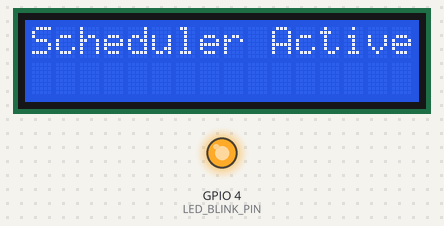
Simulated run of this sketch. Board: ESP32. Shown: 16×2 character LCD, output pins drawn as LEDs (lit = HIGH). What the sketch prints to the serial monitor is not drawn.

Above: at 0.12 s.
At 1.05 s:
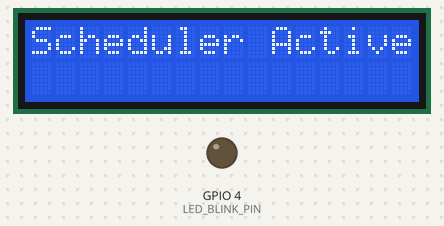
At 3.3 s:
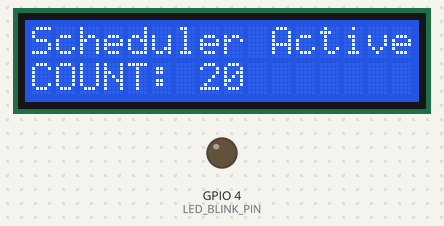
At 5.81 s:
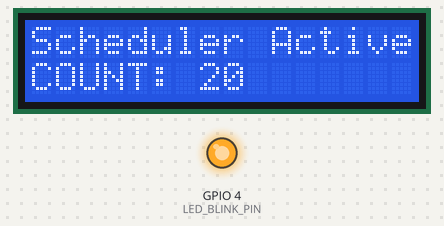
Timing chart, 0 to 7.4 s (numbered marks = the images above):
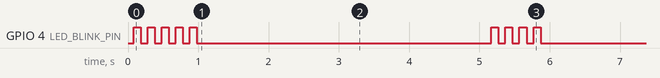

Measured:
- by itself, GPIO 4 (LED_BLINK_PIN): goes 4 × (HIGH 0.10 s, LOW 0.10 s), HIGH 0.10 s, LOW 4.2 s, 3 × (HIGH 0.10 s, LOW 0.10 s), HIGH 0.10 s, then LOW

The sketch:

lab4_part1.ino
```cpp
/**
* @file lab4_part1.ino
* @author Armina Moghadasi and Nathaniel Wagner
* @date 08/10/2026
* @brief This implements a algorithm that preempts tasks based on the
* shortest remaining time. The three tasks include LED Blinker, LCD counter, and
* alphabet printer. Based on which task has the shortest remaining execution time,
* the scheduler preempts any current task that is not that task and then resumes
* the next task with the shortest exectution time until all tasks are complete.
*/

/*
info for me
The LiquidCrystal_I2C saves the 6-8 pins needed to wire a LCD directly to a microcontroller. Contains
commands that convert I2C bus commands into parallel signals that the LCD needs.

constructor:
LiquidCrystal_I2C(address, cols, rows)

functions include:
lcd.init() //initalizes the I2C communication system
led.setCursor(col, row) //positions the text cursor at specific location
lcd.print("...") //writes character at current cursor location
lcd.backlight() // turns on the LCD background LED light
*/

#include <Arduino.h>
#include <LiquidCrystal_I2C.h>
#define LED_BLINK_PIN 4
#define LEDC_RESOLUTION 8
#define NUM_TASKS 3

TaskHandle_t LEDTaskHandle = NULL;
TaskHandle_t CounterTaskHandle = NULL;
TaskHandle_t AlphabetTaskHandle = NULL;

/// Total times for tasks
///portTick_PERIOD_MS is a constant macro that reperesents how many miliseconds elaspe during a
///a single RTOS tick
const TickType_t ledTaskExecutionTime = 500 / portTICK_PERIOD_MS;      // 500 ms
const TickType_t counterTaskExecutionTime = 2000 / portTICK_PERIOD_MS; // 2 seconds
const TickType_t alphabetTaskExecutionTime = 13000 / portTICK_PERIOD_MS; // 13 seconds

/// Remaining Execution Times
volatile TickType_t remainingLedTime = ledTaskExecutionTime;
volatile TickType_t remainingCounterTime = counterTaskExecutionTime;
volatile TickType_t remainingAlphabetTime = alphabetTaskExecutionTime;

///construct LiquidCrystal and name it lcd
LiquidCrystal_I2C lcd(0x27, 16, 2);

///Task functions


/// @brief task Led Blinker: toggles the LED based on the amount of time left on the execution time of the task. It accounts for the delay by subtracting it from remaining execution time.
/// @param pvParameters FreeRTOS task parameters.

void task0(void *pvParameters) {
  Serial.println("LED started");
  const TickType_t stepDelay = pdMS_TO_TICKS(100);
  while(1) {
    if(remainingLedTime > 0) {
      digitalWrite(LED_BLINK_PIN, HIGH);
      vTaskDelay(stepDelay);
      digitalWrite(LED_BLINK_PIN, LOW);
      vTaskDelay(stepDelay);

      if(remainingLedTime >= (stepDelay)) {
        remainingLedTime -= (stepDelay);
      } else {
        remainingLedTime = 0;
      }
      if (remainingLedTime == 0) {
        Serial.println("LED done");
      }
    } else {
      vTaskDelay(stepDelay);
    }
  }
}

/// @brief task Counter: Prints from 1 to 20 on the LCD based on the amount of time left on the execution time of the task. It accounts for the delay by subtracting it from remaining execution time.
/// @param pvParameters FreeRTOS task parameters.
void task1(void *pvParameters) {
  Serial.println("LCD started");
  const TickType_t stepDelay = pdMS_TO_TICKS(100);
  for(;;) {
    if(remainingCounterTime > 0) {
      for(int i = 1; i <= 20; i++) {
        lcd.setCursor(0, 1);
        lcd.print("COUNT: ");
        lcd.print(i);
        lcd.print(" ");
        vTaskDelay(stepDelay);

        if(remainingCounterTime >= stepDelay) {
          remainingCounterTime -= stepDelay;
        } else {
          remainingCounterTime = 0;
        }
      }
      if (remainingLedTime == 0) {
        Serial.println("LCD done");
      }
    } else {
      vTaskDelay(stepDelay);
    }
  }
}

///@brief task alphabet: prints the alphabet from A to Z based on execution time and accounts for delays similarly to the other tasks.
///@param pvParameters FreeRTOS task parameters.
void task2(void *pvParameters) {
    Serial.println("alphabet started");
    const TickType_t stepDelay = pdMS_TO_TICKS(500);

    for(;;) {
      if(remainingAlphabetTime > 0) {
        for(int i = 0; i < 26; i++) {
          if (remainingAlphabetTime == 0) break;

          char letter = 'A' + i;
          Serial.println(letter);

          vTaskDelay(500 / portTICK_PERIOD_MS);

          if(remainingAlphabetTime >= stepDelay) {
            remainingAlphabetTime -= stepDelay;
          } else {
            remainingAlphabetTime = 0;
          }
        }
        if (remainingAlphabetTime == 0) {
          Serial.println("alphabet done");
        }
    } else {
      vTaskDelay(pdMS_TO_TICKS(100));
    }
  }
}

/**
* @brief SRFT scheduler task has the highest prioirty and runs continuously
* to manage three worker tasks (LED, Counter, Alphabet).
* it tracks the shortest task and the minTime, comparing each task's remaining
* execution with minTime and setting it to shortestTask if it is smaller.
* It suspends tasks if they are not the shortestTask and resumes the execution
* time of the shortestTask.
* It evaluates which task has the smallest remaining execution time, suspends all other tasks,
* and resumes the task with the shortest remaining time.
*
* @param pvParameters FreeRTOS task parameters.
*/
void srtfSchedulerTask(void *pvParameters) {
  TickType_t checkPeriod = 50 / portTICK_PERIOD_MS;
  int timeElapsed = 0;

  for(;;) {
    timeElapsed += 50;
    ///test preemption
    if (timeElapsed == 5000) {
      Serial.println("\n>>> PREEMPTION TRIGGERED: LED Task inserted! <<<");
      remainingLedTime = pdMS_TO_TICKS(400); // 400 ms blink
    }

    TickType_t minTime = portMAX_DELAY;
    TaskHandle_t shortestTask = NULL;

    if(remainingLedTime > 0 && remainingLedTime < minTime) {
      minTime = remainingLedTime;
      shortestTask = LEDTaskHandle;
    }
    if (remainingCounterTime > 0 && remainingCounterTime < minTime) {
      minTime = remainingCounterTime;
      shortestTask = CounterTaskHandle;
    }
    if (remainingAlphabetTime > 0 && remainingAlphabetTime < minTime) {
      minTime = remainingAlphabetTime;
      shortestTask = AlphabetTaskHandle;
    }

    if(shortestTask != NULL) {
      if(shortestTask != LEDTaskHandle && LEDTaskHandle != NULL) {
        vTaskSuspend(LEDTaskHandle);
      }
      if(shortestTask != CounterTaskHandle && CounterTaskHandle != NULL) {
        vTaskSuspend(CounterTaskHandle);
      }
      if(shortestTask != AlphabetTaskHandle && AlphabetTaskHandle != NULL){
        vTaskSuspend(AlphabetTaskHandle);
      }

      vTaskResume(shortestTask);
    } else {
      Serial.println("All tasks completed");
    }

    vTaskDelay(checkPeriod);
  }
}

void setup() {
  Serial.begin(115200);
  Wire.begin(17, 18);
  pinMode(LED_BLINK_PIN, OUTPUT);

  lcd.init();
  lcd.backlight();
  lcd.setCursor(0, 0);
  lcd.print("Scheduler Active");

  xTaskCreatePinnedToCore(task0, "LED Task", 2048, NULL, 1, &LEDTaskHandle, 0);
  xTaskCreatePinnedToCore(task1, "Counter Task", 2048, NULL, 1, &CounterTaskHandle, 0);
  xTaskCreatePinnedToCore(task2, "Alphabet Task", 2048, NULL, 1, &AlphabetTaskHandle, 0);

  vTaskSuspend(LEDTaskHandle);
  vTaskSuspend(CounterTaskHandle);
  vTaskSuspend(AlphabetTaskHandle);

  xTaskCreatePinnedToCore(srtfSchedulerTask, "SRTF Scheduler", 2048, NULL, 5, NULL, 0);
}

void loop() {
}
```
